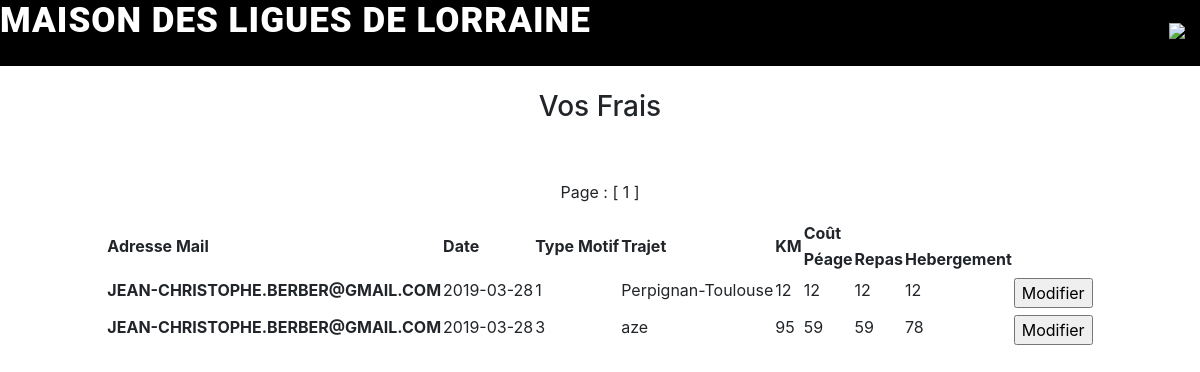
The page /liste_frais.php (signed in) on the database its author committed.
### tables this page shows
CREATE TABLE IF NOT EXISTS `lignes_frais` (
  `ID_LIGNE` bigint(4) NOT NULL AUTO_INCREMENT,
  `ADRESSE_MAIL` varchar(50) NOT NULL,
  `DATEFRAIS` date NOT NULL,
  `TYPE_MOTIF` int(2) NOT NULL,
  `TRAJET` varchar(50) NOT NULL,
  `KM` bigint(4) NOT NULL,
  `COUT_PEAGE` bigint(4) NOT NULL,
  `COUT_REPAS` bigint(4) NOT NULL,
  `COUT_HEBERGEMENT` bigint(4) NOT NULL,
  `KM_VALIDE` bigint(4) NOT NULL,
  `PEAGE_VALIDE` bigint(4) NOT NULL,
  `REPAS_VALIDE` bigint(4) NOT NULL,
  `HEBERGEMENT_VALIDE` bigint(4) NOT NULL,
  `VALIDE` tinyint(1) NOT NULL DEFAULT '0',
  PRIMARY KEY (`ID_LIGNE`)
);

### liste_frais.php (the view, shortened to what this page needs)
<?php
include('header.php');
    $messagesParPage=7;
    $reqSQL='SELECT COUNT(*) AS total FROM lignes_frais';
    $retour_total=$connexion->query($reqSQL);
    $donnees_total=$retour_total->fetch();
    $total=$donnees_total['total'];
    $nombreDePages=ceil($total/$messagesParPage);
    if(isset($_GET['page']))
    {
         $pageActuelle=intval($_GET['page']);
         if($pageActuelle>$nombreDePages)
         {
              $pageActuelle=$nombreDePages;
         }
    }
    else
    {
         $pageActuelle=1;
    }
    $premiereEntree=($pageActuelle-1)*$messagesParPage;
?>
        <br />
        <h3 align="center" >Vos Frais</h3><br />
        <?php
            $query = 'SELECT * FROM lignes_frais  ORDER BY ADRESSE_MAIL DESC LIMIT '.$premiereEntree.', '.$messagesParPage.'';
            $result=$connexion->query($query);
?>
    <table class="srctable" align="center">
        <tr class="srctr">
            <th class="thprod"  rowspan=2>Adresse Mail</th>
            <th class="thprod"  rowspan=2>Date</th>
            <th class="thprod"  rowspan=2>Type Motif</th>
            <th class="thprod"  rowspan=2>Trajet</th>
            <th class="thprod"  rowspan=2>KM</th>
            <th class="thprod"  colspan=3> Coût</th>
        </tr><br>
        <tr>
            <th>Péage</th>
            <th>Repas</th>
            <th>Hebergement</th>
        </tr>
    <?php
        while($row=$result->fetch())
        {
    ?>
            <form method="post" action="<modifie_frais.php">
                <td class="tdprod"><strong><?php echo $row['ADRESSE_MAIL'] ?></strong></td>
                <td class="tdprod"><?php echo $row["DATEFRAIS"]; ?></td>
                <td class="tdprod"><?php echo $row['TYPE_MOTIF']?></td>
                <td class="tdprod"><?php echo $row['TRAJET']?></td>
                <td class="tdprod"><?php echo $row['KM']?></td>
                <td class="tdprod"><?php echo $row['COUT_PEAGE']?></td>
                <td class="tdprod"><?php echo $row['COUT_REPAS']?></td>
                <td class="tdprod"><?php echo $row['COUT_HEBERGEMENT']?></td>
                <td><input type="submit" name="modifier" style="margin-top:5px;" class="btn_modifier" value="Modifier" /> </td>
            </form>
    <?php
        }
        echo '<p align="center">Page : ';
        for($i=1; $i<=$nombreDePages; $i++)
        {
            if($i==$pageActuelle)
            {
                echo ' [ '.$i.' ] ';
            }
            else
            {
                echo ' <a href="produits.php?page='.$i.'">'.$i.'</a> ';
            }
        }
        echo '</p>';
    ?>

### header.php (shortened to what this page needs)
<!DOCTYPE html>
<html>
<head>
	<link rel="stylesheet" media="screen" type="text/css" title="Design" href="style.css" />
	<link rel="stylesheet" href="https://use.fontawesome.com/releases/v5.0.13/css/all.css">
	<link rel="stylesheet" href="https://stackpath.bootstrapcdn.com/bootstrap/4.1.3/css/bootstrap.min.css">
</head>
<div class="-">
	<nav class="menu" role="navigation">
		<div class="inner">
			<div class="m-left">
				<h1 class="logo">Maison des Ligues de Lorraine</h1>
			</div>
			<div class="m-right">
				<div class="m-link">
					<?php if(isset($_SESSION['ok'])){echo "<a href ='deconnexion.php'><img src='deconnexion.png'></a>";}?>
				</div>
			</div>
		</div>
	</nav>
</div>
<body>

### style.css (style rules this page uses)
html, body { margin: 0; padding: 0; }
body { width:100%; }
.menu { background: black; width: 100%; height: 66px; line-height: 66px; top:0; z-index: 1; }
.m-left { float: left; }
.m-right { float: right; }
.logo { margin: 0; padding: 0; color: #fff; text-transform: uppercase; font-family: 'roboto'; font-weight: 900; font-size: 35px; letter-spacing: 1px; }
.m-link { text-decoration: none; color: #fff; text-transform: uppercase; font-weight: 700; padding: 0; margin: 0 15px; }
img { margin-bottom : 7px; width : 30px; z-index : 91; cursor : pointer; }

### rows shown on the page
lignes_frais: ADRESSE_MAIL "JEAN-CHRISTOPHE.BERBER@GMAIL.COM", DATEFRAIS "2019-03-28", TYPE_MOTIF "1", TRAJET "Perpignan-Toulouse", KM "12", COUT_PEAGE "12", COUT_REPAS "12", COUT_HEBERGEMENT "12"
lignes_frais: ADRESSE_MAIL "JEAN-CHRISTOPHE.BERBER@GMAIL.COM", DATEFRAIS "2019-03-28", TYPE_MOTIF "3", TRAJET "aze", KM "95", COUT_PEAGE "59", COUT_REPAS "59", COUT_HEBERGEMENT "78"
